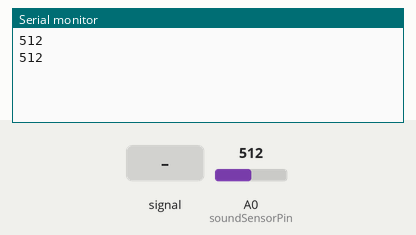
A sketch run on a simulated Arduino Uno, built with avr-gcc and run on an emulated ATmega328P. Shown: the last lines printed to the serial monitor. The test bench sets the inputs (shaded band); at power-on: A0 (soundSensorPin) = 512.

Above: at 1.8 s.
1.9 s: A0 (soundSensorPin) fed a 200 Hz sine of ±81 counts around its level
At 2.8 s:
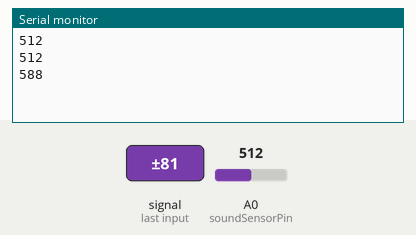
3.4 s: A0 (soundSensorPin) set to 716
At 4.6 s:
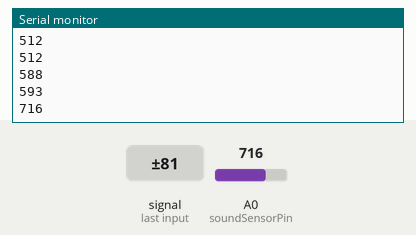
4.9 s: A0 (soundSensorPin) fed a 1000 Hz sine of ±255 counts around its level
At 5.4 s:
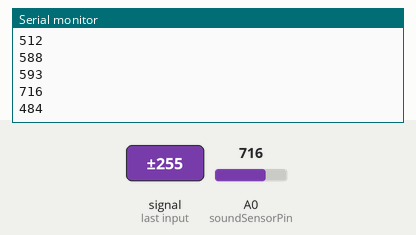
6.4 s: A0 (soundSensorPin) set to 900
At 7.8 s:
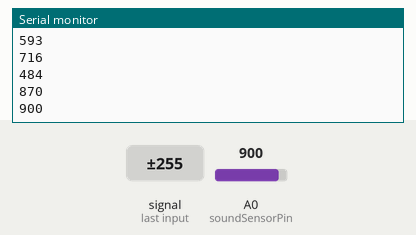
Timing chart, 0 to 8.9 s (numbered marks = the images above; inputs shaded):
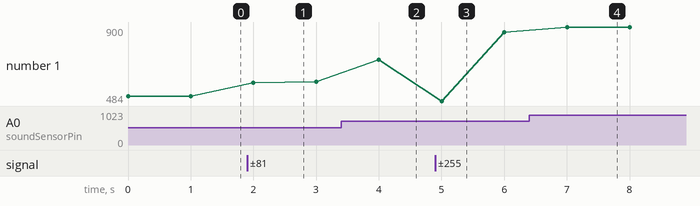

Measured:
- after the input at 1.9 s, the serial monitor: prints a new line after 0.10 s (image 1)
- after the input at 3.4 s, the serial monitor: prints a new line after 0.60 s (image 2)
- after the input at 4.9 s, the serial monitor: prints a new line after 0.10 s (image 3)
- after the input at 6.4 s, the serial monitor: prints a new line after 0.60 s (image 4)
- plotted number 1: 512 → 593 after the input at 1.9 s, 593 → 716 after the input at 3.4 s, 716 → 870 after the input at 4.9 s, 870 → 900 after the input at 6.4 s

The sketch:

Mappi32_Analog_Sound_Sensor.ino
```cpp
  /* Accessing Analog Sound Sensor using Mappi32 */
      // @diazkibidi // Raffi Diaz Pratama //

const int soundSensorPin = A0; // Pin analog untuk sensor suara
int soundValue = 0; // Variabel untuk menyimpan nilai pembacaan sensor suara

void setup() {
  Serial.begin(9600); // Inisialisasi komunikasi serial dengan baud rate 9600
}

void loop() {
  soundValue = analogRead(soundSensorPin); // Membaca nilai dari sensor suara
  Serial.println(soundValue); // Mengirim nilai pembacaan sensor suara ke serial monitor
  delay(1000); // Delay 1 detik sebelum membaca kembali
}
```
